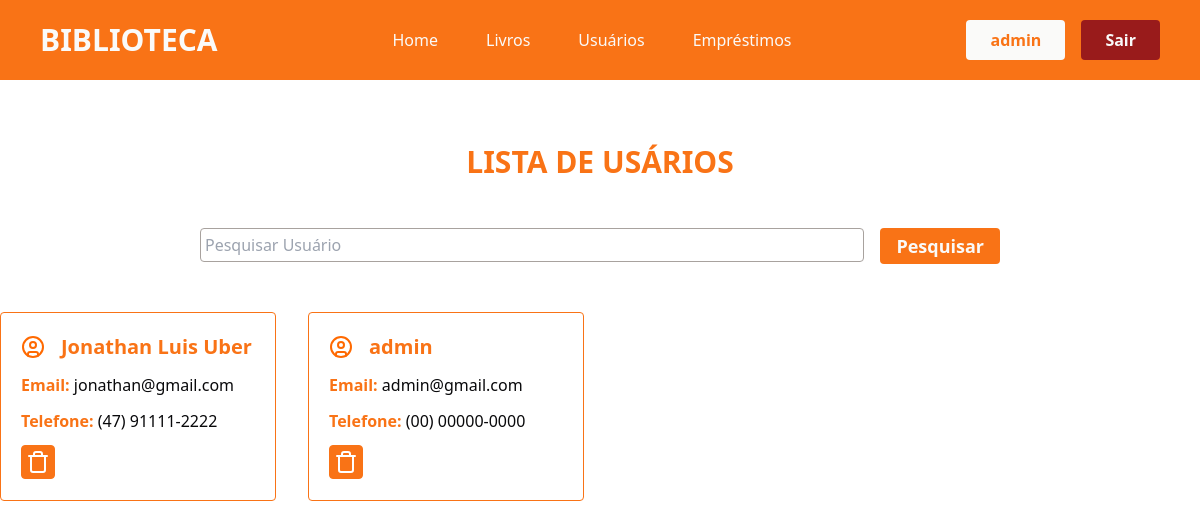
The app's page /usuarios/ (signed in) with its own data.
### app/models.py (models this page shows)
class User(db.Model, UserMixin):
    id = db.Column(db.Integer, primary_key=True)
    nome = db.Column(db.String(100), nullable=True)
    telefone = db.Column(db.String(100), nullable=True)
    email = db.Column(db.String(100), nullable=True)
    senha = db.Column(db.String(100), nullable=True)
    emprestimos = db.relationship('Emprestimo', backref='user', lazy=True)

### app/views.py (the view)
@app.route('/usuarios/')
@login_required
def usuarios():
    if request.method == 'GET':
        pesquisa = request.args.get('pesquisa', '')
    dados = User.query.order_by('nome')
    if pesquisa != '':
        dados = dados.filter(User.nome.ilike(f'%{pesquisa}%'))
    usuarios = {'dados' : dados.all()}
    return render_template('usuarios.html', usuarios=usuarios)

### app/models.py (called while the page is built)
@login_manager.user_loader
def load_user(user_id):
    return User.query.get(user_id)

### app/templates/usuarios.html (shortened to what this page needs)
{% extends "head.html" %}
{% block content %}
<div class="container-usuarios flex flex-col justify-center align-center">
    <div class="titulo mt-[4rem] flex-col justify-center items-center">
        <h2 class="text-3xl text-center text-orange-500 font-bold">LISTA DE USÁRIOS</h2>
    </div>
    <div class="pesquisa mt-[3rem] flex justify-center">
        <form action="" method="get" class="flex flex-row gap-4 w-[800px]">
                <div class="w-full">
                    <input type="text" name="pesquisa" class="w-full border-[1px] rounded border-stone-400 px-1 py-1 outline-orange-500 outline-2" placeholder="Pesquisar Usuário">
                </div>
                <div class="w-70">
                    <button type="submit" class="bg-orange-500 w-full text-stone-50 font-semibold text-lg rounded py-1 px-4 hover:bg-orange-700 cursor-pointer transition-all duration-500">Pesquisar</button>
                </div>
            </form>
    </div>
    <section class="usuarios flex justify-center mt-[3rem]">
        <div class="lista-usuarios grid grid-cols-4 gap-[2rem] w-[1500px]">
            {% for user in usuarios.dados %}
                <div class="card-usuario border-orange-500 border-[1px] rounded p-5">
                    <div class="nome-svg flex flex-row gap-4 items-center justify-start">
                        <h2 class="text-xl font-semibold text-orange-500">{{user.nome}}</h2>
                    </div>
                    <p class="mt-3 text-orange-500 font-semibold">Email: <span class="text-zinc-950 font-normal">{{user.email}}</span></p>
                    <p class="mt-3 mb-3 text-orange-500 font-semibold">Telefone: <span class="text-zinc-950 font-normal">{{user.telefone}}</span></p>
                    {% if current_user.email == 'admin@gmail.com' %}
                    <form action="{{ url_for('delete_usuario', id=user.id) }}" method="POST" style="display:inline;">
                            <button type="submit" class="border border-orange-500 p-1 rounded bg-orange-500"
                                    onclick="return confirm('Tem certeza que deseja excluir este usuario?');">
                            </button>
                        </form>
                    {% endif %}
                </div>
            {% endfor %}
        </div>
    </section>
</div>
{% endblock %}

### app/templates/header.html (shortened to what this page needs)
{% extends "head.html" %}
{% block content %}
<header class="font-sans px-10 py-5 bg-orange-500">
    <div class="container-header flex justify-between items-center">
        <div class="logo text-stone-50 font-bold text-3xl">
            <h1>BIBLIOTECA</h1>
        </div>
        <nav class="nav flex gap-12 text-stone-50 font-medium">
            <a href="{{ url_for('homepage') }}">Home</a>
            <a href="{{ url_for('livros') }}">Livros</a>
             {% if current_user.email == 'admin@gmail.com'%}
             <a href="{{ url_for('usuarios') }}">Usuários</a>
            {% endif %}
            <a href="{{ url_for('emprestimos') }}">Empréstimos</a>
        </nav>
        <div class="login flex gap-4">
            {% if current_user.is_authenticated %}
            <p class="bg-stone-50 px-6 py-2 text-orange-500 rounded font-semibold">{{current_user.nome}}</p>
                <a href="{{ url_for('logout') }}" class="bg-red-800 px-6 py-2 text-stone-50 rounded font-semibold cursor-pointer hover:bg-red-900 transition-all duration-500">Sair</a>
            {% endif %}
        </div>
    </div>
</header>
{% endblock %}

### records on screen
User: nome "admin", email "admin@gmail.com", telefone "(00) 00000-0000"
User: nome "Jonathan Luis Uber", email "jonathan@gmail.com", telefone "(47) 91111-2222"
